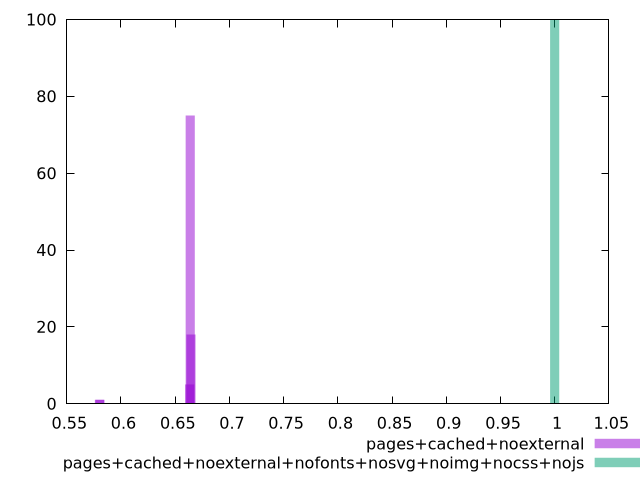

The gnuplot source for this figure:
$_pagesCachedNoexternal <<EOF
0.6638319711523736 75
0.6645060833343003 18
0.6633263870159285 5
0.5805791166844191 1
0.580073532547974 1
EOF
$_pagesCachedNoexternalNofontsNosvgNoimgNocssNojs <<EOF
1 100
EOF
set key outside below
set terminal pngcairo
set output "report_00004_2020-11-02T20-21-41.718Z/uses-rel-preload/uses-rel-preload_pages+cached+noexternal_pages+cached+noexternal+nofonts+nosvg+noimg+nocss+nojs+hist.png"
set boxwidth 0.00839852934904052
set style fill transparent solid 0.5 noborder
set yrange [0:100]
plot $_pagesCachedNoexternal title "pages+cached+noexternal" with boxes ,$_pagesCachedNoexternalNofontsNosvgNoimgNocssNojs title "pages+cached+noexternal+nofonts+nosvg+noimg+nocss+nojs" with boxes ,
